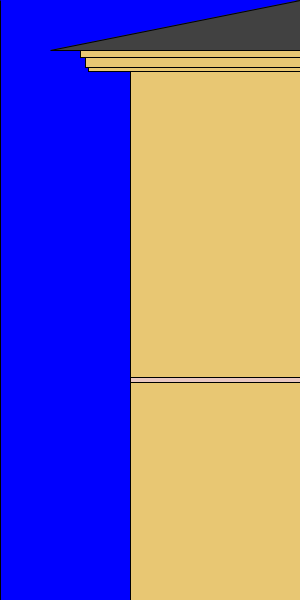
Frame 1 (no input)
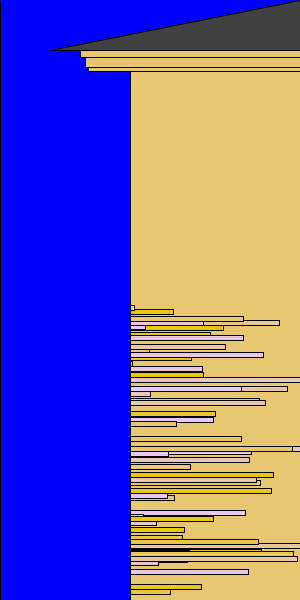
Frame 60 (the mouse pressed at the canvas centre just before this capture)
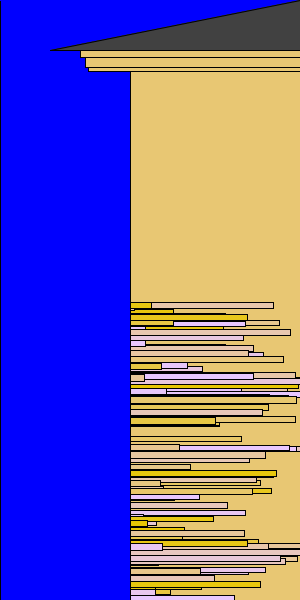
Frame 120 (the mouse held since frame 60 and released just before this capture)

The Processing sketch that drew these frames (run headless with seeded random() and noise(); from frame 60 on, the mouse is pressed at the canvas centre):

// Processing sketch: processing_36676
// ── processing_36676.pde

void setup() {
  size(300, 600);
  background(255); //the sky
  fill(0, 0, 255);
  rect(0, 0, 300, 600);
  fill(232, 199, 115); //body of the hosue
  rect(130, 50, 250, 550);
}

int num =400;
float count=200;


void draw() {
  if ((num>50) && (num<200) ) {  //controls the upper half of the house's shingles, which count down from 200.
    fill(10, random(width), 115);

    rect(130, random(0, 300), random(0, 180), 1000/num);
  }
  //else {
  if ((num>=200) && (num<=400)) {  //controls the lower half of the house's shingles, which count down from 400.
    fill(232, 199, random(width));

    rect(130, random(300, 600), random(0, 180), 2000/num);
  }

  //roof structure
  noStroke();
  fill(0, 0, 255);
  triangle(0, 0, 300, 0, 50, 50);
  //Decorative trim
  fill(65);
  stroke(1);
  triangle(50, 50, 300, 50, 300, 0);
  fill(232, 199, 115);
  rect(80, 50, 250, 7);
  rect(85, 57, 250, 10);
  rect(88, 67, 250, 4);

  //facade origin
  line(130, 71, 130, 600);
  num--;
}   
